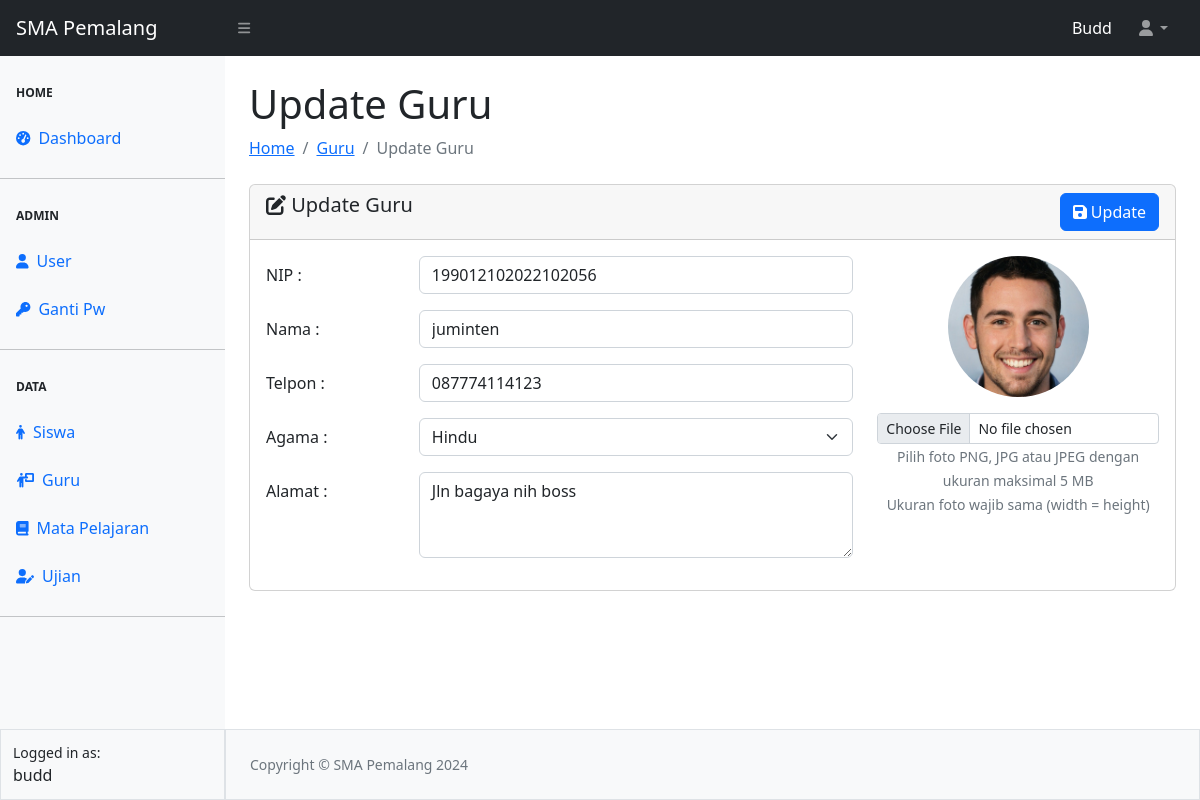
The app's page /guru/edit-guru.php?id=4 (signed in) with its own data.
### tables this page shows
CREATE TABLE `tbl_guru` (
  `id` int(11) NOT NULL,
  `nip` varchar(30) NOT NULL,
  `nama` varchar(100) NOT NULL,
  `alamat` varchar(128) NOT NULL,
  `telpon` varchar(20) NOT NULL,
  `agama` varchar(20) NOT NULL,
  `foto` varchar(20) NOT NULL
);

### guru/edit-guru.php (the view, shortened to what this page needs)
<?php
require_once "../config.php";
require_once "../template/header.php";
require_once "../template/navbar.php";
require_once "../template/sidebar.php";
$id = $_GET['id'];
$queryGuru = mysqli_query($koneksi, "SELECT * FROM tbl_guru WHERE id = $id");
$data = mysqli_fetch_array($queryGuru);
?>
<div id="layoutSidenav_content">
    <main>
        <div class="container-fluid px-4">
            <h1 class="mt-4">Update Guru</h1>
            <ol class="breadcrumb mb-4">
                <li class="breadcrumb-item"><a href="../index.php">Home</a></li>
                <li class="breadcrumb-item"><a href="guru.php">Guru</a></li>
                <li class="breadcrumb-item active">Update Guru</li>
            </ol>
            <form action="proses-guru.php" method="POST" enctype="multipart/form-data">
                <div class="card">
                    <div class="card-header">
                        <span class="h5 my-2"><i class="fa-solid fa-pen-to-square"></i> Update Guru</span>
                        <button type="submit" name="update" class="btn btn-primary float-end"><i class="fa-solid fa-floppy-disk"></i> Update</button>
                    </div>
                    <div class="card-body">
                        <div class="row">
                            <div class="col-md-8">
                                <div class="mb-3 row">
                                    <label for="nip" class="col-sm-3 col-form-label">NIP :</label>
                                    <div class="col-sm-9">
                                        <input type="text" name="nip" pattern="[0-9]{18,}" title="Minimal 18 angka" class="form-control" value="<?= $data['nip'] ?>" required>
                                    </div>
                                </div>
                                <div class="mb-3 row">
                                    <label for="nama" class="col-sm-3 col-form-label">Nama :</label>
                                    <div class="col-sm-9">
                                        <input type="text" name="nama" title="Masukkan nama Anda" class="form-control" value="<?= $data['nama'] ?>" required>
                                    </div>
                                </div>
                                <div class="mb-3 row">
                                    <label for="telpon" class="col-sm-3 col-form-label">Telpon :</label>
                                    <div class="col-sm-9">
                                        <input type="tel" name="telpon" pattern="[0-9]{5,}" title="Minimal 5 angka" class="form-control" value="<?= $data['telpon'] ?>" required>
                                    </div>
                                </div>
                                <div class="mb-3 row">
                                    <label for="agama" class="col-sm-3 col-form-label">Agama :</label>
                                    <div class="col-sm-9">
                                        <select name="agama" id="agama" class="form-select" required>
                                            <?php
                                            $agama = ['Islam', 'Kristen', 'Katholik', 'Hindu', 'Budha', 'Khonghucu'];
                                            foreach($agama as $rlg){
                                                if ($data['agama'] == $rlg) { ?>
                                                    <option value="<?= $rlg ?>" selected><?= $rlg ?></option>
                                                <?php } else { ?>
                                                    <option value="<?= $rlg ?>"><?= $rlg ?></option>
                                                <?php }
                                            }
                                            ?>
                                        </select>
                                    </div>
                                </div>
                                <div class="mb-3 row">
                                    <label for="alamat" class="col-sm-3 col-form-label">Alamat :</label>
                                    <div class="col-sm-9">
                                        <textarea name="alamat" id="alamat" cols="30" rows="3" class="form-control" required><?= $data['alamat'] ?></textarea>
                                    </div>
                                </div>
                            </div>
                            <div class="col-md-4 text-center">
                                <img src="../asset/image/<?= $data['foto'] ?>" class="mb-3 img-fluid rounded-circle" width="50%" alt="Foto Guru">
                                <input type="file" name="image" class="form-control form-control-sm">
                                <small class="text-secondary">Pilih foto PNG, JPG atau JPEG dengan ukuran maksimal 5 MB</small>
                                <div><small class="text-secondary">Ukuran foto wajib sama (width = height)</small></div>
                            </div>
                        </div>
                    </div>
                </div>
            </form>
        </div>
    </main>
<?php
require_once "../template/footer.php";
?>

### records on screen
tbl_guru: nip "199012102022102056", nama "juminten", telpon "087774114123", agama "Hindu", alamat "Jln bagaya nih boss", foto (picture)

### other values on screen
$_SESSION ["ssUser"] "Budd"
$_SESSION["ssUser"] "budd"
